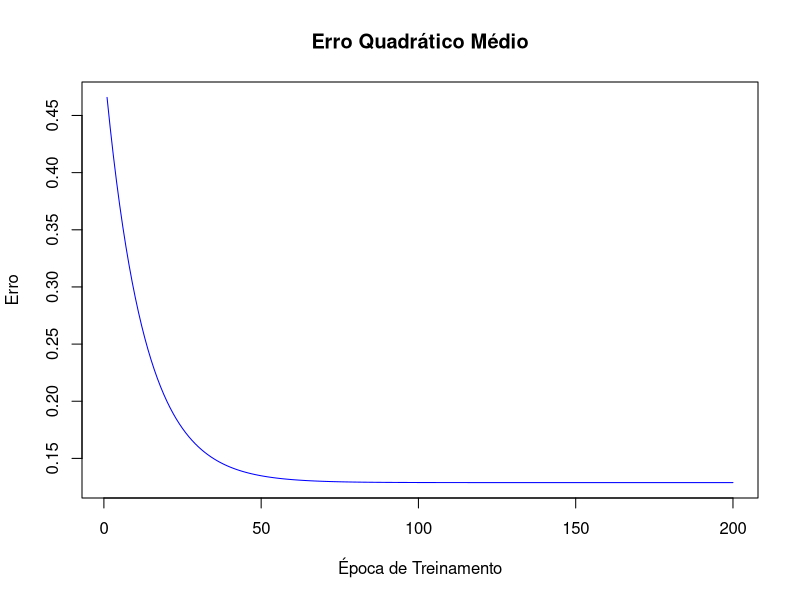
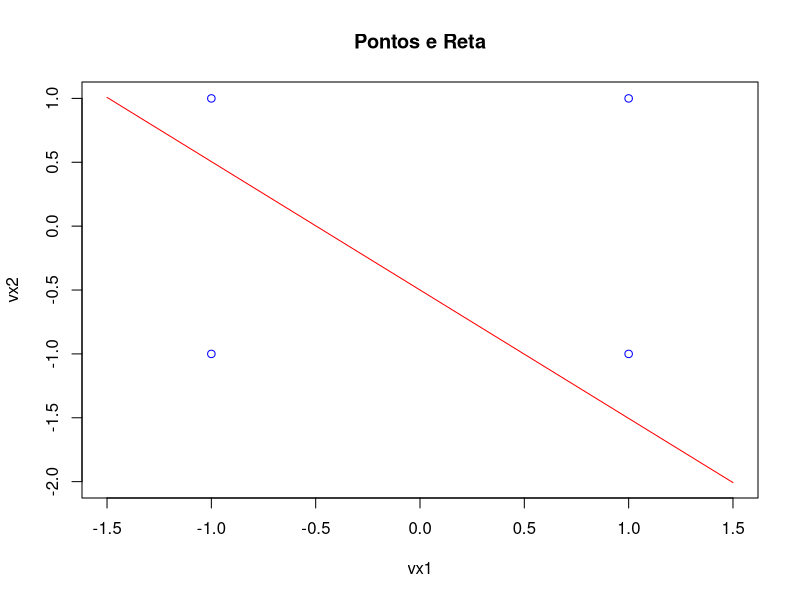

Generate these figures, in order, with R:
# Perceptron Simples - Porta OU
# Inteligencia Aplicada - Redes Neurais
# Autor: Prof. Raphael Carvalho
# Data: 01/06/2022

# Limpando Console e Enviroment
cat("\014") # Equivalente Ctrl+L
rm(list=ls()) 

# Entrada bias do neuronio - x0
x0 <- -1

# Vetores com os exemplos (0,0), (0,1), (1,0) e (1,1), usando -1 ao invés de 0
ex1 <- c(x0,-1,-1)
ex2 <- c(x0,-1,1)
ex3 <- c(x0,1,-1)
ex4 <- c(x0,1,1)
Xe <- cbind(ex1,ex2,ex3,ex4) #cada coluna é um exemplo x

# Vetor das respostas desejadas
d <- c(-1,1,1,1) 

# Vetor de Pesos - w0, w1 e w2
W <- runif(3)

# -----------------------------------------------# 
#             FASE DE APRENDIZAGEM               # 
# -----------------------------------------------# 
  
# Taxa de aprendizagem ou Passo de aprendizagem (eta)
passo <- 0.01
# Quantidade Maxima de epocas para aprendizagem
nEpocas <- 200
# Vetor com erro quadrático em cada época de treinamento
eqm <- numeric(nEpocas)

# Calculando as distancias de cada linha do teste para todas as linhas do treino
for(i in 1:nEpocas){
  soma <- 0
  for(t in 1:4){
    # Calculando a saída do neurônio
    u <- W %*% Xe[,t]
    # Calculando o erro e o erro quadrático
    erro <- d[t] - u
    soma <- soma + 0.5*erro^2
    # Atualizando os pesos W
    W <- W + passo * erro %*% Xe[,t]
  }
  eqm[i] <- soma/4
}

# Plotando o gráfico
plot(1:nEpocas, eqm, xlab = 'Época de Treinamento', ylab = 'Erro', type = 'l', col = 'blue')
title('Erro Quadrático Médio')

# ------------# 
#  RESULTADOS # 
# ------------# 

# Plotando a reta de separaçao
vx1 <- seq(-1.5,1.5,0.1)
vx2 <- -1*(W[,2]/W[,3])*vx1 + W[,1]
plot(vx1, vx2, type = 'l', col = 'red')
  
# Plotando os pontos
x1 <- Xe[2,]
x2 <- Xe[3,]
points(x1, x2, col = 'blue')
title('Pontos e Reta')


